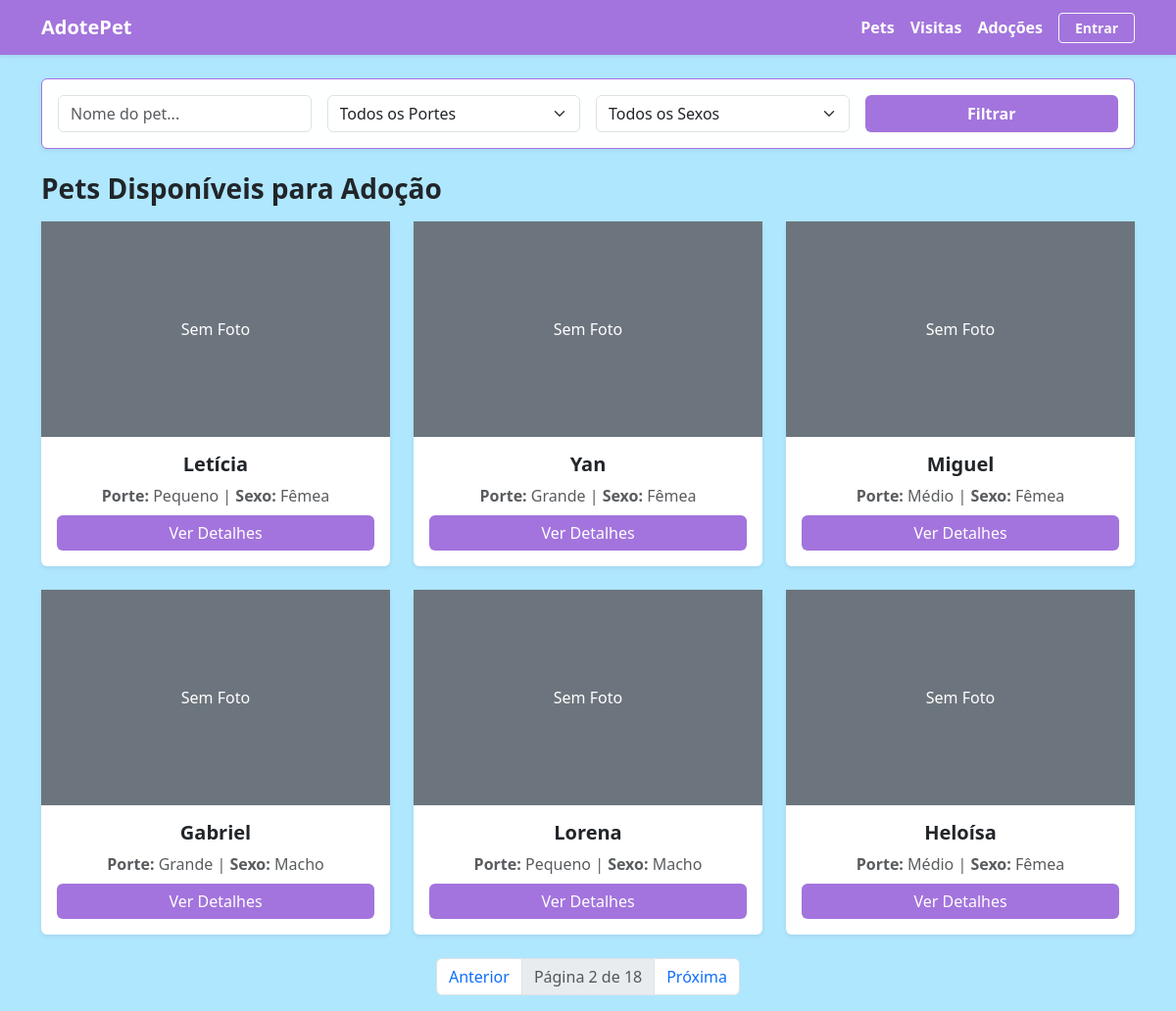
The app's page /?page=2&q=&porte=&sexo= with its own data.
### pets/models.py (models this page shows, shortened)
class Pet(models.Model):
    nome= models.CharField(max_length=100)
    cor = models.CharField(max_length=50)
    data_nascimento = models.DateField(null=True, blank=True)
    sexo = models.CharField(max_length=1, choices=SEXOS)
    porte = models.CharField(max_length=1, choices=PORTES)
    peso = models.DecimalField(max_digits=5,decimal_places=2, null=True, blank=True)
    status = models.CharField(max_length=1, choices=STATUS_ADOÇAO, default='D')
    raca = models.ForeignKey(Raca, on_delete=models.PROTECT, related_name="pets")
    responsavel = models.ForeignKey(settings.AUTH_USER_MODEL, on_delete=models.PROTECT, related_name="pets")
    foto = models.ImageField(upload_to='pets/', null= True, blank=True)  # Definido assim temporariamente
    class Meta:
            verbose_name= "Pet"
            verbose_name_plural= "Pets"
            ordering= ["nome"]

### pets/views.py (the view)
# urls.py: path('', views.lista_pets, name='lista_pets'),
def lista_pets(request):
    query = request.GET.get('q', '')
    especie_id = request.GET.get('especie', '')
    porte = request.GET.get('porte', '')
    sexo = request.GET.get('sexo', '')
    pets = Pet.objects.all().order_by('-id')
    if query:
        pets = pets.filter(nome__icontains= query)
    if especie_id:
        pets = pets.filter(raca__especie =especie_id)
    if porte:
        pets = pets.filter(porte=porte)
    if sexo:
        pets = pets.filter(sexo=sexo)
    paginator = Paginator(pets, 6)
    page_number = request.GET.get('page')
    page_obj = paginator.get_page(page_number)
    context = {
        'page_obj': page_obj,
        'query': query,
    }
    return render (request, 'pets/lista_pets.html', context)

### pets/templates/pets/lista_pets.html (shortened to what this page needs)
{% extends 'base.html' %}
{% block content %}
<div class="card p-3 mb-4 shadow-sm bg-custom-light border-custom">
  <form method="GET" action="{% url 'lista_pets' %}" class="row g-3">
    <div class="col-md-3">
      <input type="text" name="q" value="{{ query }}" class="form-control" placeholder="Nome do pet...">
    </div>
    <div class="col-md-3">
      <select name="porte" class="form-select">
        <option value="">Todos os Portes</option>
      </select>
    </div>
    <div class="col-md-3">
      <select name="sexo" class="form-select">
        <option value="">Todos os Sexos</option>
      </select>
    </div>
    <div class="col-md-3 d-grid">
      <button type="submit" class="btn btn-custom-primary fw-bold">Filtrar</button>
    </div>
  </form>
</div>
<h3 class="mb-3 fw-bold text-dark">Pets Disponíveis para Adoção</h3>
<div class="row row-cols-1 row-cols-md-3 g-4">
  {% for pet in page_obj %}
    <div class="col">
      <div class="card h-100 shadow-sm border-0">
        {% if pet.foto %}
          <img src="{{ pet.foto.url }}" class="card-img-top" alt="{{ pet.nome }}" style="height: 220px; object-fit: cover;">
        {% else %}
          <div class="bg-secondary text-white d-flex align-items-center justify-content-center" style="height: 220px;">
            <span>Sem Foto</span>
          </div>
        {% endif %}
        <div class="card-body text-center">
          <h5 class="card-title fw-bold">{{ pet.nome }}</h5>
          <p class="card-text text-muted mb-2">
            <strong>Porte:</strong> {{ pet.get_porte_display|default:pet.porte }} |
            <strong>Sexo:</strong> {{ pet.get_sexo_display|default:pet.sexo }}
          </p>
          <a href="{% url 'detalhe_pet' pet.pk %}" class="btn btn-custom-primary w-100">Ver Detalhes</a>
        </div>
      </div>
    </div>
  {% empty %}
    <div class="col-12">
      <div class="alert alert-info text-center">Nenhum pet encontrado com os filtros selecionados.</div>
    </div>
  {% endfor %}
</div>
{% if page_obj.has_other_pages %}
  <nav class="mt-4">
    <ul class="pagination justify-content-center">
      {% if page_obj.has_previous %}
        <li class="page-item">
          <a class="page-link" href="?page={{ page_obj.previous_page_number }}&q={{ query }}&porte={{ porte_selecionado }}&sexo={{ sexo_selecionado }}">Anterior</a>
        </li>
      {% endif %}
      <li class="page-item disabled"><span class="page-link">Página {{ page_obj.number }} de {{ page_obj.paginator.num_pages }}</span></li>
      {% if page_obj.has_next %}
        <li class="page-item">
          <a class="page-link" href="?page={{ page_obj.next_page_number }}&q={{ query }}&porte={{ porte_selecionado }}&sexo={{ sexo_selecionado }}">Próxima</a>
        </li>
      {% endif %}
    </ul>
  </nav>
{% endif %}
{% endblock %}

### pets/templates/base.html (style rules this page uses)
:root { --cor-principal: #a374dd; --cor-fundo-suave: #feffff; }
body { background-color: #8bdcffae; }
.btn-custom-primary { background-color: var(--cor-principal) !important; color: #ffffff !important; border: none; }
.bg-custom-light { background-color: var(--cor-fundo-suave) !important; }
.border-custom { border-color: var(--cor-principal) !important; }

### records on screen
Pet: foto "Sem Foto", nome "Letícia", porte "Pequeno", sexo "Fêmea"
Pet: foto "Sem Foto", nome "Yan", porte "Grande", sexo "Fêmea"
Pet: foto "Sem Foto", nome "Miguel", porte "Médio", sexo "Fêmea"
Pet: foto "Sem Foto", nome "Gabriel", porte "Grande", sexo "Macho"
Pet: foto "Sem Foto", nome "Lorena", porte "Pequeno", sexo "Macho"
Pet: foto "Sem Foto", nome "Heloísa", porte "Médio", sexo "Fêmea"

### other values on screen
{{ page_obj.number }} "2"
{{ page_obj.paginator.num_pages }} "18"
